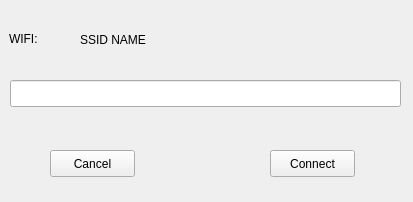
<?xml version="1.0" encoding="UTF-8"?>
<ui version="4.0">
 <class>HNPasswordDialog</class>
 <widget class="HNDialog" name="HNPasswordDialog">
  <property name="geometry">
   <rect>
    <x>0</x>
    <y>0</y>
    <width>413</width>
    <height>202</height>
   </rect>
  </property>
  <property name="windowTitle">
   <string>Password</string>
  </property>
  <widget class="QLabel" name="label">
   <property name="geometry">
    <rect>
     <x>9</x>
     <y>30</y>
     <width>61</width>
     <height>17</height>
    </rect>
   </property>
   <property name="text">
    <string>WIFI:</string>
   </property>
  </widget>
  <widget class="QLineEdit" name="lineEdit_ssid_password">
   <property name="geometry">
    <rect>
     <x>10</x>
     <y>80</y>
     <width>391</width>
     <height>27</height>
    </rect>
   </property>
  </widget>
  <widget class="HNPushButton" name="pushButton_ssid_connect">
   <property name="geometry">
    <rect>
     <x>270</x>
     <y>150</y>
     <width>85</width>
     <height>27</height>
    </rect>
   </property>
   <property name="text">
    <string>Connect</string>
   </property>
  </widget>
  <widget class="QLabel" name="label_ssid_name">
   <property name="geometry">
    <rect>
     <x>80</x>
     <y>31</y>
     <width>311</width>
     <height>17</height>
    </rect>
   </property>
   <property name="text">
    <string>SSID NAME</string>
   </property>
  </widget>
  <widget class="QPushButton" name="btnCancel">
   <property name="geometry">
    <rect>
     <x>50</x>
     <y>150</y>
     <width>85</width>
     <height>27</height>
    </rect>
   </property>
   <property name="text">
    <string>Cancel</string>
   </property>
  </widget>
 </widget>
 <customwidgets>
  <customwidget>
   <class>HNPushButton</class>
   <extends>QPushButton</extends>
   <header>hnpushbutton.h</header>
  </customwidget>
  <customwidget>
   <class>HNDialog</class>
   <extends>QWidget</extends>
   <header>hndialog.h</header>
   <container>1</container>
  </customwidget>
 </customwidgets>
 <resources/>
 <connections/>
</ui>
